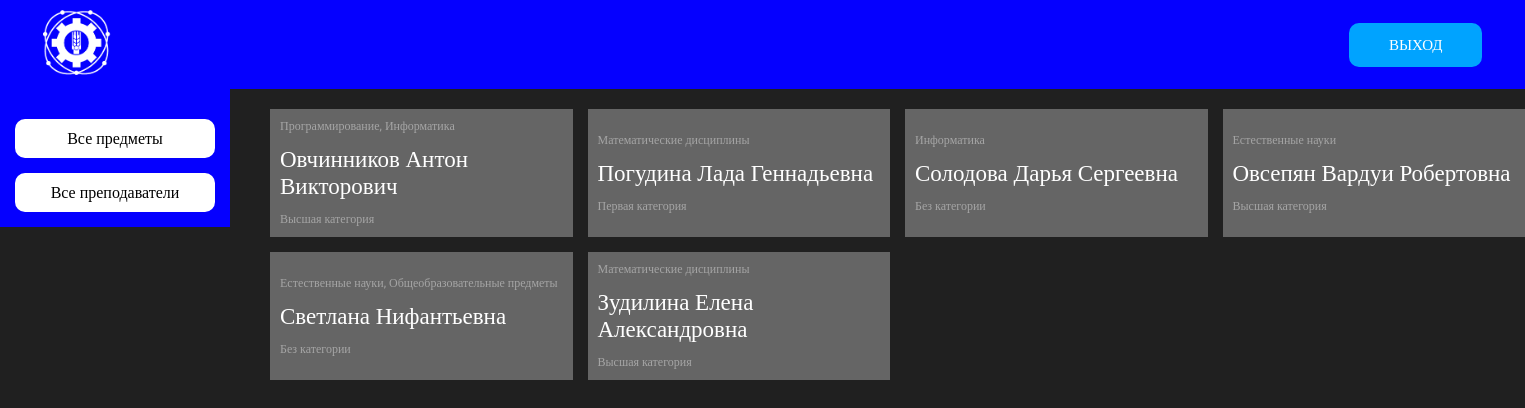
The page /pages/lk/allteachers.php (signed in) on the database its author committed.
### tables this page shows
CREATE TABLE `profiles` (
  `id_profile` int(11) NOT NULL,
  `profile_name` varchar(255) NOT NULL
);

CREATE TABLE `teachers` (
  `id_teacher` int(11) NOT NULL,
  `fio` varchar(255) NOT NULL,
  `id_category` int(11) DEFAULT NULL,
  `email` varchar(255) NOT NULL,
  `password` varchar(255) NOT NULL,
  `id_role` int(11) DEFAULT NULL
);

CREATE TABLE `categories` (
  `id_category` int(11) NOT NULL,
  `category_name` varchar(255) NOT NULL
);

### pages/lk/allteachers.php (the view, shortened to what this page needs)
<?php
    require_once './../../php/connection.php';
    $result = mysqli_query($link,
    "SELECT
    `teachers`.`id_teacher`,
    `teachers`.`fio`,
    `categories`.`category_name`
    FROM
    `teachers`,
    `categories`
    WHERE
    `teachers`.`id_category` = `categories`.`id_category`;");
    $teachers = mysqli_fetch_all($result);
?>
<!DOCTYPE html>
<html lang='ru'>
<head>
    <link rel='stylesheet' href='./../../styles/style.css'>
</head>
<body>
    <?php include './includes/header.php'; ?>
    <main>
        <?php include './includes/nav.php'; ?>
        <section class="all-subjects">
            <?
                foreach ($teachers as $teacher)
                {
                    $profiles = mysqli_fetch_all(mysqli_query($link, "SELECT
                    `profile_name`
                    FROM
                    `profiles`,
                    `teacher-profile`,
                    `teachers`
                    WHERE
                    `teachers`.`id_teacher` = $teacher[0] AND
                    `teacher-profile`.`id_teacher` = `teachers`.`id_teacher` AND
                    `teacher-profile`.`id_profile` = `profiles`.`id_profile`;"));
                    ?>
                    <div class="subject-wrapper" data-subjectId="<?=$teacher[0]?>">
                        <div>
                            <p class="subject-profile">
                                <?
                                    foreach ($profiles as $index => $profile) {
                                        if ($index !== count($profiles) - 1) {
                                            echo $profile[0] . ', ';
                                        }
                                        else {
                                            echo $profile[0];
                                        }
                                    }
                                ?>
                            </p>
                            <p class="subject-name"><?=$teacher[1]?></p>
                            <p class="subject-desc"><?=$teacher[2]?></p>
                        </div>
                    </div>
                    <?
                }
            ?>
        </section>
    </main>
</body>
</html>

### pages/lk/includes/header.php (shortened to what this page needs)
<header>
    <div class="container">
        <a href="./" style="display: block">
            <img src="./../../img/log_blog.png" alt="logo" class="header-logo">
        </a>
        <?php
        if (!empty($_COOKIE['id_user']) || !empty($_COOKIE['id_admin'])) {
            ?>
            <form action="./../../../php/logout.php" method="GET">
                <input type="submit" class="logout" value="ВЫХОД">
            </form>
            <?php
        }
        ?>
    </div>
</header>

### pages/lk/includes/nav.php
<aside class="menu">
    <nav>
        <a href="./allsubjects.php">Все предметы</a>
        <a href="./allteachers.php">Все преподаватели</a>
    </nav>
</aside>

### styles/style.css (style rules this page uses)
*,:after,:before { box-sizing:border-box;margin:0;padding:0 }
a { text-decoration:none;color:#000000 }
input { border:none;outline:none }
body { font-family:"Roboto",serif;background-color:#202020;color:#fff }
.container { max-width:1440px;margin:0 auto }
main { display:flex;flex-flow:row nowrap;justify-content:flex-start;align-items:flex-start }
main section { padding:20px 0 0 40px }
header { background-color:#0500FF;padding:10px }
header a { color:#fff }
header div { display:flex;flex-flow:row wrap;justify-content:space-between;align-items:center }
img.header-logo { width:70px }
input.logout { background-color:#00A3FF;border-radius:10px;font-size:15px;padding:13px 40px;color:#Fff;font-family:"Roboto",serif }
section.all-subjects { display:grid;grid-template-columns:1fr 1fr 1fr 1fr;grid-gap:15px }
div.subject-wrapper { display:flex;flex-flow:row nowrap;justify-content:space-between;align-items:center;padding:10px;background-color:#656565;min-width:300px }
div.subject-wrapper div { display:flex;flex-flow:column nowrap;justify-content:space-between;align-items:flex-start }
div.subject-wrapper div p { margin-bottom:12px }
div.subject-wrapper div p:last-child { margin-bottom:unset }
div.subject-wrapper p.subject-desc,div.subject-wrapper p.subject-profile { color:#A5A5A5;font-size:12px }
div.subject-wrapper p.subject-desc { max-width:200px }
div.subject-wrapper p.subject-name { color:#fff;font-size:23px;max-width:300px }
aside.menu { height:100% }
aside.menu nav { display:flex;flex-flow:column nowrap;justify-content:flex-start;align-items:flex-start;background-color:#0500FF;padding:15px }
aside.menu nav a { margin-top:15px;background-color:#fff;padding:10px;border-radius:10px;text-align:center;min-width:200px;max-width:200px }

### rows shown on the page
teachers: fio "Овчинников Антон Викторович", id_category.category_name "Высшая категория"
profiles: profile_name "Программирование"
profiles: profile_name "Информатика"
teachers: fio "Погудина Лада Геннадьевна", id_category.category_name "Первая категория"
profiles: profile_name "Математические дисциплины"
teachers: fio "Солодова Дарья Сергеевна", id_category.category_name "Без категории"
teachers: fio "Овсепян Вардуи Робертовна", id_category.category_name "Высшая категория"
profiles: profile_name "Естественные науки"
teachers: fio "Светлана Нифантьевна", id_category.category_name "Без категории"
profiles: profile_name "Общеобразовательные предметы"
teachers: fio "Зудилина Елена Александровна", id_category.category_name "Высшая категория"
